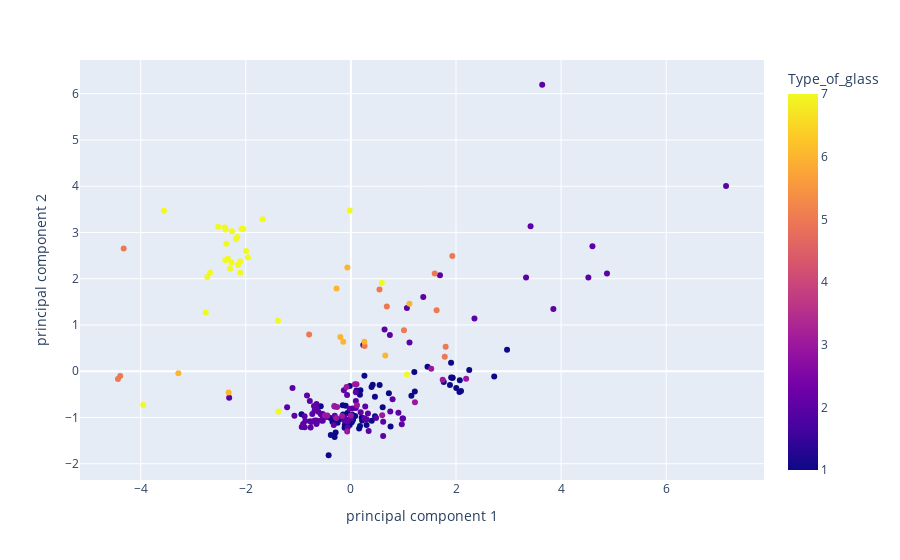

Notebook cell for this chart:
### Code cell
fig = px.scatter(finalDf, x='principal component 1', y='principal component 2',
              color='Type_of_glass')
fig.show()

### Figure 1 — Plotly figure (JSON) as saved in the notebook; plotly's stock layout.template omitted (floating-point values rounded to 4 significant figures; data arrays with more than 128 entries replaced by an {"elided": "..."} marker saying what was removed)
{"data": [{"hovertemplate": "principal component 1=%{x}<br>principal component 2=%{y}<br>Type_of_glass=%{marker.color}<extra></extra>", "legendgroup": "", "marker": {"color": {"elided": "214 int values"}, "coloraxis": "coloraxis", "symbol": "circle"}, "mode": "markers", "name": "", "orientation": "v", "showlegend": false, "type": "scatter", "x": {"elided": "214 float values"}, "xaxis": "x", "y": {"elided": "214 float values"}, "yaxis": "y"}], "layout": {"autosize": true, "coloraxis": {"colorbar": {"title": {"text": "Type_of_glass"}}, "colorscale": [[0, "#0d0887"], [0.1111, "#46039f"], [0.2222, "#7201a8"], [0.3333, "#9c179e"], [0.4444, "#bd3786"], [0.5556, "#d8576b"], [0.6667, "#ed7953"], [0.7778, "#fb9f3a"], [0.8889, "#fdca26"], [1, "#f0f921"]]}, "legend": {"tracegroupgap": 0}, "margin": {"t": 60}, "xaxis": {"anchor": "y", "autorange": true, "domain": [0, 1], "range": [-5.124, 7.83], "title": {"text": "principal component 1"}, "type": "linear"}, "yaxis": {"anchor": "x", "autorange": true, "domain": [0, 1], "range": [-2.437, 6.814], "title": {"text": "principal component 2"}, "type": "linear"}}}
